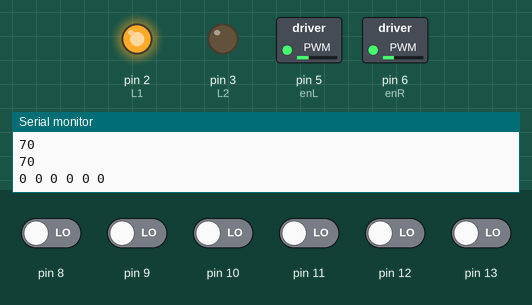
Recording of a sketch running on a simulated Arduino Uno, built with avr-gcc and run on an emulated ATmega328P. Parts: switched loads named in the sketch (green lamp = pin HIGH), output pins drawn as LEDs (lit = HIGH), the last lines printed to the serial monitor. The test bench sets the inputs (shaded band); at power-on: pin 8–13 LOW. Pins used as bus, display or sensor lines are not drawn.

Above: at 1.2 s.
1.3 s: pin 8 driven HIGH
At 2.5 s:
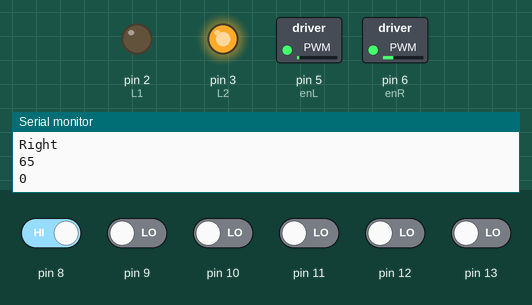
2.8 s: pin 10 driven HIGH
4.5 s: pin 13 driven HIGH
At 5.0 s:
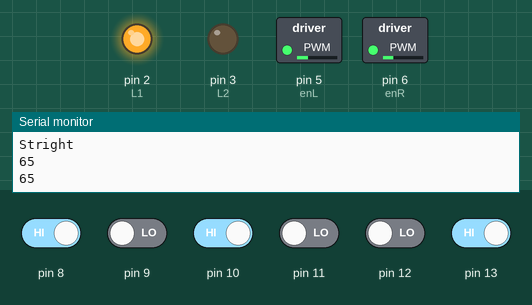
6.0 s: pin 8 driven LOW
At 6.6 s:
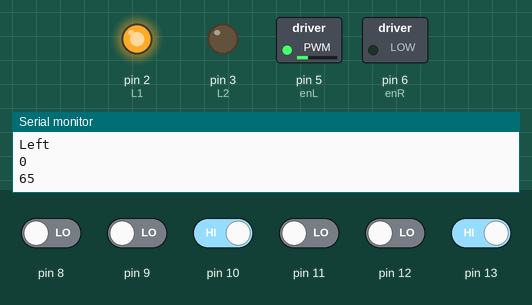
7.5 s: pin 8 driven HIGH and pin 11 driven HIGH
10.5 s: pin 10 driven LOW
At 11.4 s:
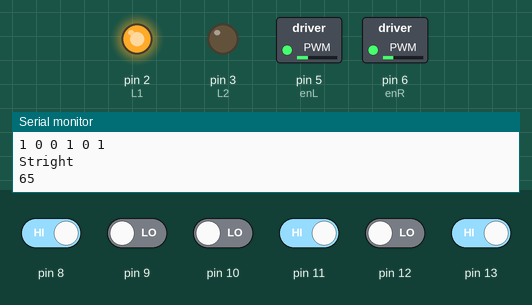
Timing chart, 0 to 13.0 s (numbered marks = the images above; inputs shaded):
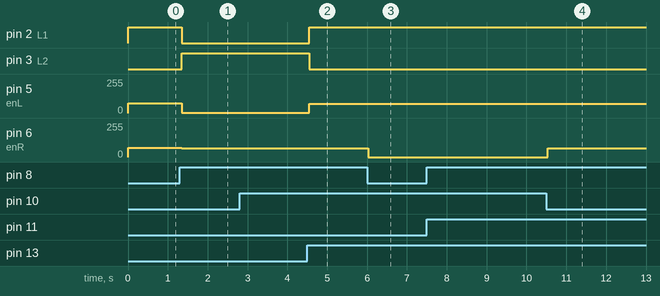

The sketch:

line_follower.ino
```cpp
//left motor
int L1=2;
int L2=3;
int enL= 5;

//right motor
int R1=4;
int R2=7;
int enR=6;

//for PID
int a[6];
int last_proportional=0;
int integral=0;

int mod(int v);  //Modulus function
int set_motors(int a,int b);
void PID();

const int max=65;
int pre=1;
int c=1;
void setup(){
  pinMode(L1,OUTPUT);  //Left motor
  pinMode(L2,OUTPUT);

  pinMode(R1,OUTPUT);  //Right motor
  pinMode(R2,OUTPUT);

  pinMode(enL,OUTPUT);  //Enable pins of L and R motors
  pinMode(enR,OUTPUT);

  Serial.begin(9600);
}

void loop(){
  //PID();      //control
  //delay(1000);
  readline();
  if((a[0]==HIGH && a[1]==HIGH && a[2]==HIGH && a[3]==HIGH && a[4]==HIGH && a[5]==HIGH) && pre==1 ){
    Serial.println("Left in white");
    set_motors(max,0);
  }
  else if((a[0]==HIGH && a[1]==HIGH && a[2]==HIGH && a[3]==HIGH && a[4]==HIGH && a[5]==HIGH) && pre==-1){
    Serial.println("right in white");
    set_motors(0,max);
  }
  else if(a[0]==LOW && a[5]==LOW){
    Serial.println("stright");
    set_motors(70,70);
    //delay(30);
    //set_motors(0,0);
    pre=-1;
  }
  else if(a[2]==LOW && a[3]==LOW && a[4]==LOW && a[5]==LOW && a[0]==HIGH){
    Serial.println("Right");
    set_motors(0,max);
    delay(200);
    pre=-1;
  }
  else if(a[0]==LOW && a[1]==LOW && a[2]==LOW && a[3]==LOW && a[5]==HIGH){
    Serial.println("Left");
    set_motors(max,0);
    delay(200);
    pre=1;
  }
  else if(a[0]==LOW && a[5]==HIGH){   //Left
    Serial.println("Left");
    set_motors(max,0);
    pre=-1;
  }
  else if(a[0]==HIGH && a[5]==LOW){  //right
    Serial.println("right");
    set_motors(0,max);
    pre=1;
  }
  else if(a[2]==LOW || a[3]==LOW){
    Serial.println("Stright");
    set_motors(max,max);
    pre=-1;
  }
}

int readline(){
  int t=0;
  for(int i=0;i<6;i++){
    a[i]=digitalRead(8+i);
    Serial.print(a[i]);
    Serial.print(" ");
  }
  Serial.println();
  /*int v;
  v=(5000*a[0]+4000*a[1]+3000*a[2]+2000*a[3]+1000*a[4]+0*a[5])/ (a[0]+a[1]+a[2]+a[3]+a[4]+a[5]);
  return v;*/
}


int set_motors(int l,int r){   //motor setup
  Serial.println(r);
  Serial.println(l);

  if(l>=0 && r>=0){
    analogWrite(enL,mod(l)+3);
    analogWrite(enR,mod(r));

    digitalWrite(L1,HIGH);
    digitalWrite(L2,LOW);

    digitalWrite(R1,LOW);
    digitalWrite(R2,HIGH);
  }

  if(l<=0 && r>=0){
    analogWrite(enL,mod(l)+3);
    analogWrite(enR,mod(r));

    digitalWrite(L1,LOW);
    digitalWrite(L2,HIGH);

    digitalWrite(R1,LOW);
    digitalWrite(R2,HIGH);
  }

  if(l>=0 && r<=0){
    analogWrite(enL,mod(l)+3);
    analogWrite(enR,mod(r));

    digitalWrite(L1,HIGH);
    digitalWrite(L2,LOW);

    digitalWrite(R1,HIGH);
    digitalWrite(R2,LOW);
  }
  if(l==0 && r== 0){
    analogWrite(enL,0);
    analogWrite(enR,0);

    digitalWrite(L1,HIGH);
    digitalWrite(L2,HIGH);

    digitalWrite(R1,HIGH);
    digitalWrite(R2,HIGH);
  }
}

int mod(int v){
  if(v<0){
    return -1*v;
  }
  else if(v>0){
    return v;
  }
  return v;
}
```

Measured:
- after the input at 1.3 s, pin 2 (L1): HIGH → LOW after 0.05 s; pin 3 (L2): LOW → HIGH after 0.05 s; pin 5 (enL): 73/255 → 3/255 after 0.05 s; pin 6 (enR): 70/255 → 65/255 after 0.05 s
- after the input at 4.5 s, pin 2 (L1): LOW → HIGH after 0.05 s; pin 3 (L2): HIGH → LOW after 0.05 s; pin 5 (enL): 3/255 → 68/255 after 0.05 s
- after the input at 6.0 s, pin 6 (enR): 65/255 → 0/255 at once
- after the input at 10.5 s, pin 6 (enR): 0/255 → 65/255 at once
